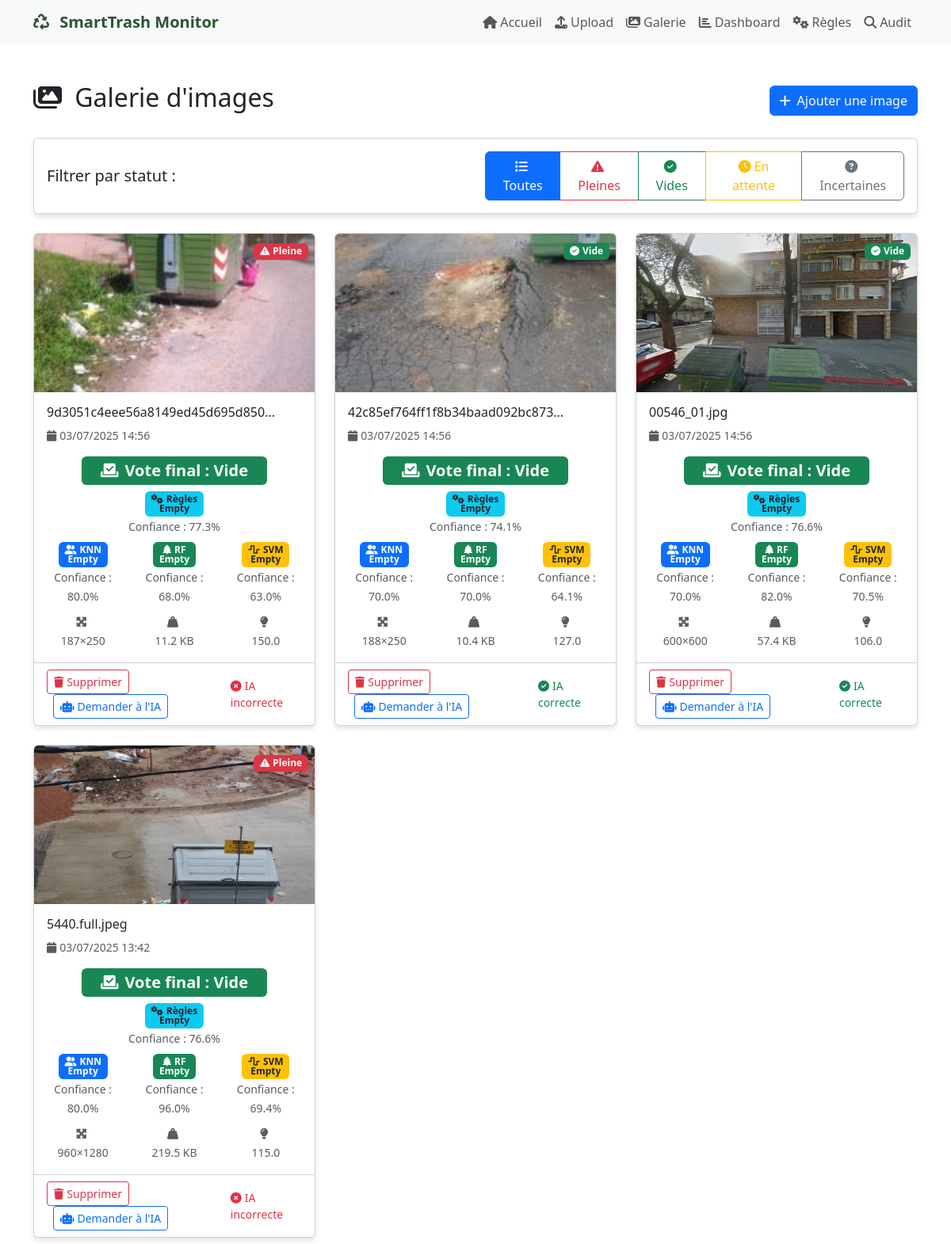
The page /gallery?page=9&status=all (upper part) on the database as committed earlier.
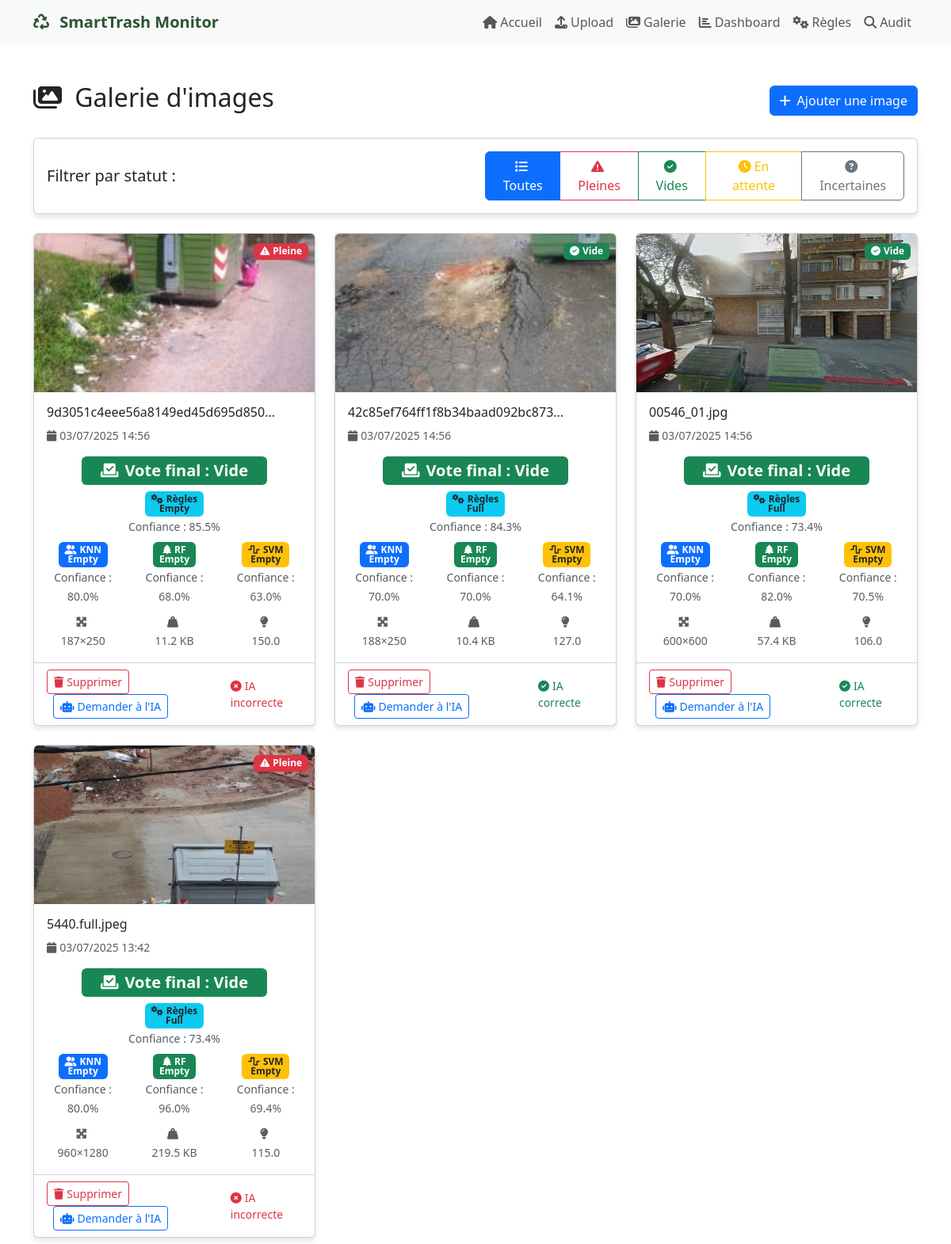
The same page on the database as committed later.
### app.py (models this page shows, shortened)
class TrashImage(db.Model):
    id = db.Column(db.Integer, primary_key=True)
    filename = db.Column(db.String(255), nullable=False)
    original_filename = db.Column(db.String(255), nullable=False)
    upload_date = db.Column(db.DateTime, default=lambda: datetime.now(timezone.utc))
    status = db.Column(db.String(50), default='pending')
    manual_status = db.Column(db.String(50))
    ai_prediction = db.Column(db.String(50))  # 'full' ou 'empty'
    ai_confidence = db.Column(db.Float)  # Score de confiance (0-1)
    ai_validated = db.Column(db.Boolean, default=False)  # Si l'IA a été validée
    ai_correct = db.Column(db.Boolean)  # Si la prédiction IA était correcte
    knn_prediction = db.Column(db.String(50))  # 'full' ou 'empty'
    knn_confidence = db.Column(db.Float)  # Score de confiance (0-1)
    rf_prediction = db.Column(db.String(50))
    rf_confidence = db.Column(db.Float)
    svm_prediction = db.Column(db.String(50))
    svm_confidence = db.Column(db.Float)
    ml_vote = db.Column(db.String(50))
    file_size = db.Column(db.Integer)
    width = db.Column(db.Integer)
    height = db.Column(db.Integer)
    avg_color_r = db.Column(db.Float)
    avg_color_g = db.Column(db.Float)
    avg_color_b = db.Column(db.Float)
    contrast = db.Column(db.Float)
    brightness = db.Column(db.Float)
    color_variance = db.Column(db.Float)  # Variance des couleurs
    edge_density = db.Column(db.Float)  # Densité de contours
    texture_complexity = db.Column(db.Float)  # Complexité de texture
    dark_pixel_ratio = db.Column(db.Float)  # Ratio de pixels sombres
    color_entropy = db.Column(db.Float)  # Entropie des couleurs
    spatial_distribution = db.Column(db.Float)  # Distribution spatiale
    latitude = db.Column(db.Float, default=48.8566)
    longitude = db.Column(db.Float, default=2.3522)
    location_name = db.Column(db.String(255), default='Paris')
    ml_correct = db.Column(db.Boolean)  # Si le vote ML était correct

### app.py (the view)
@app.route('/gallery')
def gallery():
    status_filter = request.args.get('status', 'all')
    page = request.args.get('page', 1, type=int)
    query = TrashImage.query
    if status_filter == 'unknown':
        query = query.filter_by(ai_prediction='unknown')
    elif status_filter != 'all':
        query = query.filter_by(status=status_filter)
    images = query.order_by(TrashImage.upload_date.desc()).paginate(
        page=page, per_page=12, error_out=False)
    return render_template('gallery.html', images=images, status_filter=status_filter)

### templates/gallery.html (shortened to what the changed rows need)
{% extends "base.html" %}
{% block content %}
<div class="container py-5">
    <div class="row">
        <div class="col-12">
            <div class="d-flex justify-content-between align-items-center mb-4">
                <h2>
                    <i class="fas fa-images me-2"></i>
                    Galerie d'images
                </h2>
            </div>
        </div>
    </div>
    {% if images.items %}
        <div class="row g-4">
            {% for image in images.items %}
            <div class="col-lg-4 col-md-6">
                <div class="card h-100 image-card" id="image-card-{{ image.id }}">
                    <div class="position-relative">
                        <img src="{{ url_for('uploaded_file', filename=image.filename) }}" class="card-img-top gallery-img-thumb" alt="Image de poubelle" style="height: 200px; object-fit: cover; cursor:pointer;" data-image-index="{{ loop.index0 }}">
                        <div class="position-absolute top-0 end-0 m-2 status-badge">
                            {% if image.status == 'full' %}
                                <span class="badge bg-danger"><i class="fas fa-exclamation-triangle me-1"></i>Pleine</span>
                            {% elif image.status == 'empty' %}
                                <span class="badge bg-success"><i class="fas fa-check-circle me-1"></i>Vide</span>
                            {% elif image.status == 'pending' %}
                                <span class="badge bg-warning text-dark"><i class="fas fa-clock me-1"></i>En attente</span>
                            {% elif image.ai_prediction == 'unknown' %}
                                <span class="badge bg-secondary"><i class="fas fa-question-circle me-1"></i>Incertaine</span>
                            {% else %}
                                <span class="badge bg-warning text-dark"><i class="fas fa-clock me-1"></i>En attente</span>
                            {% endif %}
                        </div>
                    </div>
                    <div class="card-body">
                        <h6 class="card-title">{{ image.original_filename[:30] }}{% if image.original_filename|length > 30 %}...{% endif %}</h6>
                        <p class="card-text text-muted small"><i class="fas fa-calendar me-1"></i>{{ image.upload_date.strftime('%d/%m/%Y %H:%M') }}</p>
                        <div class="row mb-2">
                            <div class="col-12 text-center">
                                {% if image.ml_vote == 'full' %}
                                    <span class="badge bg-danger fs-5 px-4 py-2"><i class="fas fa-vote-yea me-2"></i>Vote final : Pleine</span>
                                {% elif image.ml_vote == 'empty' %}
                                    <span class="badge bg-success fs-5 px-4 py-2"><i class="fas fa-vote-yea me-2"></i>Vote final : Vide</span>
                                {% else %}
                                    <span class="badge bg-secondary fs-5 px-4 py-2"><i class="fas fa-vote-yea me-2"></i>Vote final : N/A</span>
                                {% endif %}
                            </div>
                        </div>
                        <div class="row text-center mb-2">
                            <div class="col-12">
                                <span class="badge bg-info text-dark"><i class="fas fa-cogs me-1"></i>Règles<br>{{ image.ai_prediction|title if image.ai_prediction else 'N/A' }}</span><br>
                                <small class="text-muted">Confiance : {% if image.ai_confidence is not none %}{{ (image.ai_confidence * 100)|round(1) }}%{% else %}N/A{% endif %}</small>
                            </div>
                        </div>
                        <div class="row text-center mb-2">
                            <div class="col-4">
                                <span class="badge bg-primary"><i class="fas fa-user-friends me-1"></i>KNN<br>{{ image.knn_prediction|title if image.knn_prediction else 'N/A' }}</span><br>
                                <small class="text-muted">Confiance : {% if image.knn_confidence is not none %}{{ (image.knn_confidence * 100)|round(1) }}%{% else %}N/A{% endif %}</small>
                            </div>
                            <div class="col-4">
                                <span class="badge bg-success"><i class="fas fa-tree me-1"></i>RF<br>{{ image.rf_prediction|title if image.rf_prediction else 'N/A' }}</span><br>
                                <small class="text-muted">Confiance : {% if image.rf_confidence is not none %}{{ (image.rf_confidence * 100)|round(1) }}%{% else %}N/A{% endif %}</small>
                            </div>
                            <div class="col-4">
                                <span class="badge bg-warning text-dark"><i class="fas fa-wave-square me-1"></i>SVM<br>{{ image.svm_prediction|title if image.svm_prediction else 'N/A' }}</span><br>
                                <small class="text-muted">Confiance : {% if image.svm_confidence is not none %}{{ (image.svm_confidence * 100)|round(1) }}%{% else %}N/A{% endif %}</small>
                            </div>
                        </div>
                        <div class="row text-center">
                            <div class="col-4"><small class="text-muted"><i class="fas fa-expand-arrows-alt me-1"></i><br>{{ image.width }}×{{ image.height }}</small></div>
                            <div class="col-4"><small class="text-muted"><i class="fas fa-weight-hanging me-1"></i><br>{% if image.file_size %}{{ (image.file_size / 1024)|round(1) }} KB{% else %}N/A{% endif %}</small></div>
                            <div class="col-4"><small class="text-muted"><i class="fas fa-lightbulb me-1"></i><br>{% if image.brightness is not none %}{{ image.brightness|round(0) }}{% else %}N/A{% endif %}</small></div>
                        </div>
                    </div>
                    <div class="card-footer bg-transparent">
                        <div class="d-flex justify-content-between align-items-center">
                            <div>
                                <form method="POST" action="{{ url_for('delete_image', image_id=image.id) }}" style="display:inline;" onsubmit="return confirm('Êtes-vous sûr de vouloir supprimer cette image ?');">
                                    <button type="submit" class="btn btn-sm btn-outline-danger">
                                        <i class="fas fa-trash me-1"></i>Supprimer
                                    </button>
                                </form>
                                <a href="#" class="btn btn-sm btn-outline-primary ms-2 ajax-ia-btn" data-image-id="{{ image.id }}" data-url="{{ url_for('resimuler_image_ajax', image_id=image.id) }}">
                                    <i class="fas fa-robot me-1"></i>Demander à l'IA
                                </a>
                            </div>
                            {% if image.ai_validated %}
                                {% if image.ml_correct %}
                                    <small class="text-success"><i class="fas fa-check-circle me-1"></i>IA correcte</small>
                                {% else %}
                                    <small class="text-danger"><i class="fas fa-times-circle me-1"></i>IA incorrecte</small>
                                {% endif %}
                            {% endif %}
                        </div>
                    </div>
                </div>
            </div>
            {% endfor %}
        </div>
    {% endif %}
</div>
<link href="https://cdn.jsdelivr.net/npm/bootstrap@5.3.0/dist/css/bootstrap.min.css" rel="stylesheet">
{% endblock %}

Rows that differ between the two databases and show on the page:
changed TrashImage "9d3051c4eee56a8149ed45d695d850": (image.ai_confidence*100)|round(1) "77.3" → "85.5"
changed TrashImage "42c85ef764ff1f8b34baad092bc873": ai_prediction "Empty" → "Full"; (image.ai_confidence*100)|round(1) "74.1" → "84.3"
changed TrashImage "00546_01.jpg": ai_prediction "Empty" → "Full"; (image.ai_confidence*100)|round(1) "76.6" → "73.4"
changed TrashImage "5440.full.jpeg": ai_prediction "Empty" → "Full"; (image.ai_confidence*100)|round(1) "76.6" → "73.4"
